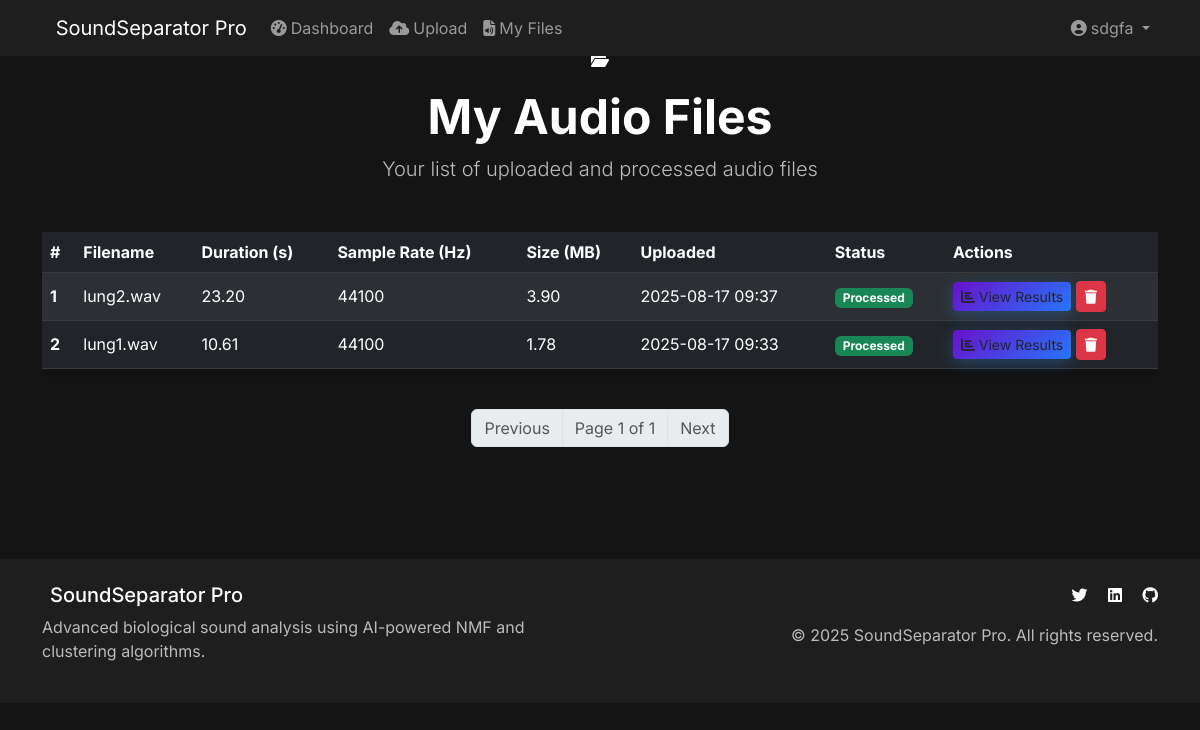
The page /files (signed in) on the database its author committed.
### app/models.py (models this page shows, shortened)
class User(UserMixin, db.Model):
    id          = db.Column(db.Integer, primary_key=True)
    username    = db.Column(db.String(80), unique=True,  nullable=False)
    email       = db.Column(db.String(120), unique=True, nullable=False)
    first_name  = db.Column(db.String(50),  nullable=False)
    last_name   = db.Column(db.String(50),  nullable=False)
    profession  = db.Column(db.String(100))
    institution = db.Column(db.String(200))
    phone       = db.Column(db.String(20))
    password_hash = db.Column(db.String(255), nullable=False)
    created_at    = db.Column(db.DateTime, default=datetime.utcnow)
    is_active     = db.Column(db.Boolean, default=True)
    audio_files = db.relationship('AudioFile', backref='user', lazy=True)

class AudioFile(db.Model):
    id               = db.Column(db.Integer, primary_key=True)
    filename         = db.Column(db.String(255), nullable=False)
    original_filename= db.Column(db.String(255), nullable=False)
    file_path        = db.Column(db.String(500), nullable=False)
    file_size        = db.Column(db.Integer)
    sample_rate      = db.Column(db.Integer)
    duration         = db.Column(db.Float)
    processed        = db.Column(db.Boolean, default=False)
    processing_params= db.Column(db.Text)   # JSON string
    created_at       = db.Column(db.DateTime, default=datetime.utcnow)
    user_id = db.Column(db.Integer, db.ForeignKey('user.id'), nullable=False)

### app/routes.py (the view)
@bp.route('/files')
@login_required
def files():
    page = request.args.get('page', 1, type=int)
    files = AudioFile.query.filter_by(user_id=current_user.id).order_by(AudioFile.created_at.desc()).paginate(page=page, per_page=10, error_out=False)
    return render_template('files.html', files=files)

### app/models.py (called while the page is built)
@login_manager.user_loader
def load_user(user_id):
    return User.query.get(int(user_id))

### app/templates/files.html (shortened to what this page needs)
{% extends "base.html" %}
{% block content %}
<div class="container py-5">
    <div class="text-center mb-5" data-aos="fade-up">
        <div class="page-icon mb-3">
            <i class="fas fa-folder-open"></i>
        </div>
        <h1 class="display-5 fw-bold text-white">My Audio Files</h1>
        <p class="lead text-muted">Your list of uploaded and processed audio files</p>
    </div>
    {% if files.items %}
    <div class="table-responsive" data-aos="fade-up" data-aos-delay="100">
        <table class="table table-dark table-striped align-middle rounded shadow">
            <thead>
                <tr>
                    <th scope="col">#</th>
                    <th scope="col">Filename</th>
                    <th scope="col">Duration (s)</th>
                    <th scope="col">Sample Rate (Hz)</th>
                    <th scope="col">Size (MB)</th>
                    <th scope="col">Uploaded</th>
                    <th scope="col">Status</th>
                    <th scope="col">Actions</th>
                </tr>
            </thead>
            <tbody>
            {% for file in files.items %}
                <tr>
                    <th scope="row">{{ loop.index+(files.page-1)*files.per_page }}</th>
                    <td>{{ file.original_filename }}</td>
                    <td>{{ "%.2f"|format(file.duration) }}</td>
                    <td>{{ file.sample_rate }}</td>
                    <td>{{ "%.2f"|format(file.file_size / (1024*1024)) }}</td>
                    <td>{{ file.created_at.strftime('%Y-%m-%d %H:%M') }}</td>
                    <td>
                        {% if file.processed %}
                          <span class="badge bg-success">Processed</span>
                        {% else %}
                          <span class="badge bg-warning text-dark">Pending</span>
                        {% endif %}
                    </td>
                    <td>
                        {% if file.processed %}
                          <a href="{{ url_for('main.results', file_id=file.id) }}" class="btn btn-sm btn-primary-custom">
                            <i class="fas fa-chart-bar"></i> View Results
                          </a>
                        {% endif %}
                        <a href="{{ url_for('main.delete_file', file_id=file.id) }}" class="btn btn-sm btn-danger" onclick="return confirm('Are you sure you want to delete this file?');">
                            <i class="fas fa-trash"></i>
                        </a>
                    </td>
                </tr>
            {% endfor %}
            </tbody>
        </table>
    </div>
    <nav aria-label="Files pagination" class="mt-4">
        <ul class="pagination justify-content-center">
            {% if files.has_prev %}
            <li class="page-item">
                <a class="page-link" href="{{ url_for('main.files', page=files.prev_num) }}">
                    Previous
                </a>
            </li>
            {% else %}
            <li class="page-item disabled">
                <span class="page-link">Previous</span>
            </li>
            {% endif %}
            <li class="page-item disabled">
                <span class="page-link">
                    Page {{ files.page }} of {{ files.pages }}
                </span>
            </li>
            {% if files.has_next %}
            <li class="page-item">
                <a class="page-link" href="{{ url_for('main.files', page=files.next_num) }}">
                    Next
                </a>
            </li>
            {% else %}
            <li class="page-item disabled">
                <span class="page-link">Next</span>
            </li>
            {% endif %}
        </ul>
    </nav>
    {% else %}
    <div class="alert alert-info mt-5 text-center" data-aos="fade-in">
        <i class="fas fa-info-circle me-2"></i>
        No audio files uploaded yet. You can <a href="{{ url_for('main.upload') }}" class="btn btn-sm btn-primary ms-2">upload a new file</a>.
    </div>
    {% endif %}
</div>
{% endblock %}

### app/templates/base.html (shortened to what this page needs)
<!DOCTYPE html>
<html lang="en">
<head>
    <link href="https://cdn.jsdelivr.net/npm/bootstrap@5.3.0/dist/css/bootstrap.min.css" rel="stylesheet">
    <link href="https://cdnjs.cloudflare.com/ajax/libs/font-awesome/6.4.0/css/all.min.css" rel="stylesheet">
    <link href="https://unpkg.com/aos@2.3.1/dist/aos.css" rel="stylesheet">
    <link href="{{ url_for('static', filename='css/style.css') }}" rel="stylesheet">
</head>
<body>
    <nav class="navbar navbar-expand-lg navbar-dark bg-dark-custom fixed-top" data-aos="fade-down">
        <div class="container">
            <a class="navbar-brand brand-glow" href="{{ url_for('main.index') }}">
                SoundSeparator Pro
            </a>
            <div class="collapse navbar-collapse" id="navbarNav">
                <ul class="navbar-nav me-auto">
                    {% if current_user.is_authenticated %}
                    <li class="nav-item">
                        <a class="nav-link" href="{{ url_for('main.dashboard') }}">
                            <i class="fas fa-tachometer-alt me-1"></i>Dashboard
                        </a>
                    </li>
                    <li class="nav-item">
                        <a class="nav-link" href="{{ url_for('main.upload') }}">
                            <i class="fas fa-cloud-upload-alt me-1"></i>Upload
                        </a>
                    </li>
                    <li class="nav-item">
                        <a class="nav-link" href="{{ url_for('main.files') }}">
                            <i class="fas fa-file-audio me-1"></i>My Files
                        </a>
                    </li>
                    {% endif %}
                </ul>
                <ul class="navbar-nav">
                    {% if current_user.is_authenticated %}
                    <li class="nav-item dropdown">
                        <a class="nav-link dropdown-toggle" href="#" id="userDropdown" role="button" data-bs-toggle="dropdown">
                            <i class="fas fa-user-circle me-1"></i>{{ current_user.first_name }}
                        </a>
                    </li>
                    {% endif %}
                </ul>
            </div>
        </div>
    </nav>
    <main class="main-content">
        {% block content %}{% endblock %}
    </main>
    <footer class="footer bg-dark-custom text-white py-4 mt-5" data-aos="fade-up">
        <div class="container">
            <div class="row">
                <div class="col-md-6">
                    <h5>SoundSeparator Pro</h5>
                    <p class="text-muted">Advanced biological sound analysis using AI-powered NMF and clustering algorithms.</p>
                </div>
                <div class="col-md-6 text-md-end">
                    <div class="social-links mb-3">
                        <a href="#" class="text-white me-3"><i class="fab fa-twitter"></i></a>
                        <a href="#" class="text-white me-3"><i class="fab fa-linkedin"></i></a>
                        <a href="#" class="text-white"><i class="fab fa-github"></i></a>
                    </div>
                    <p class="text-muted mb-0">&copy; 2025 SoundSeparator Pro. All rights reserved.</p>
                </div>
            </div>
        </div>
    </footer>
</body>
</html>

### app/static/css/style.css (style rules this page uses)
body { font-family: 'Inter', sans-serif; background-color: #141414; color: #ffffff; }
.bg-dark-custom { background-color: #1e1e1e !important; }
.btn-primary-custom { background: linear-gradient(135deg, #6a11cb 0%, #2575fc 100%); border: none; box-shadow: 0 4px 15px rgba(38, 142, 255, 0.3); }
[data-aos] { transition-duration: 0.6s; transition-timing-function: ease-in-out; }
h1, h2, h3, h4, h5, h6 { color: #ffffff !important; }
.lead { color: #cccccc !important; }
p, .text-muted { color: #bbbbbb !important; }

### rows shown on the page
User: first_name "sdgfa"
AudioFile: original_filename "lung2.wav", duration "23.20", sample_rate "44100", file.file_size/(1024*1024) "3.90", created_at "2025-08-17 09:37", processed "Processed"
AudioFile: original_filename "lung1.wav", duration "10.61", sample_rate "44100", file.file_size/(1024*1024) "1.78", created_at "2025-08-17 09:33", processed "Processed"

### other values the page prints
{{ files.page }} "1"
{{ files.pages }} "1"
